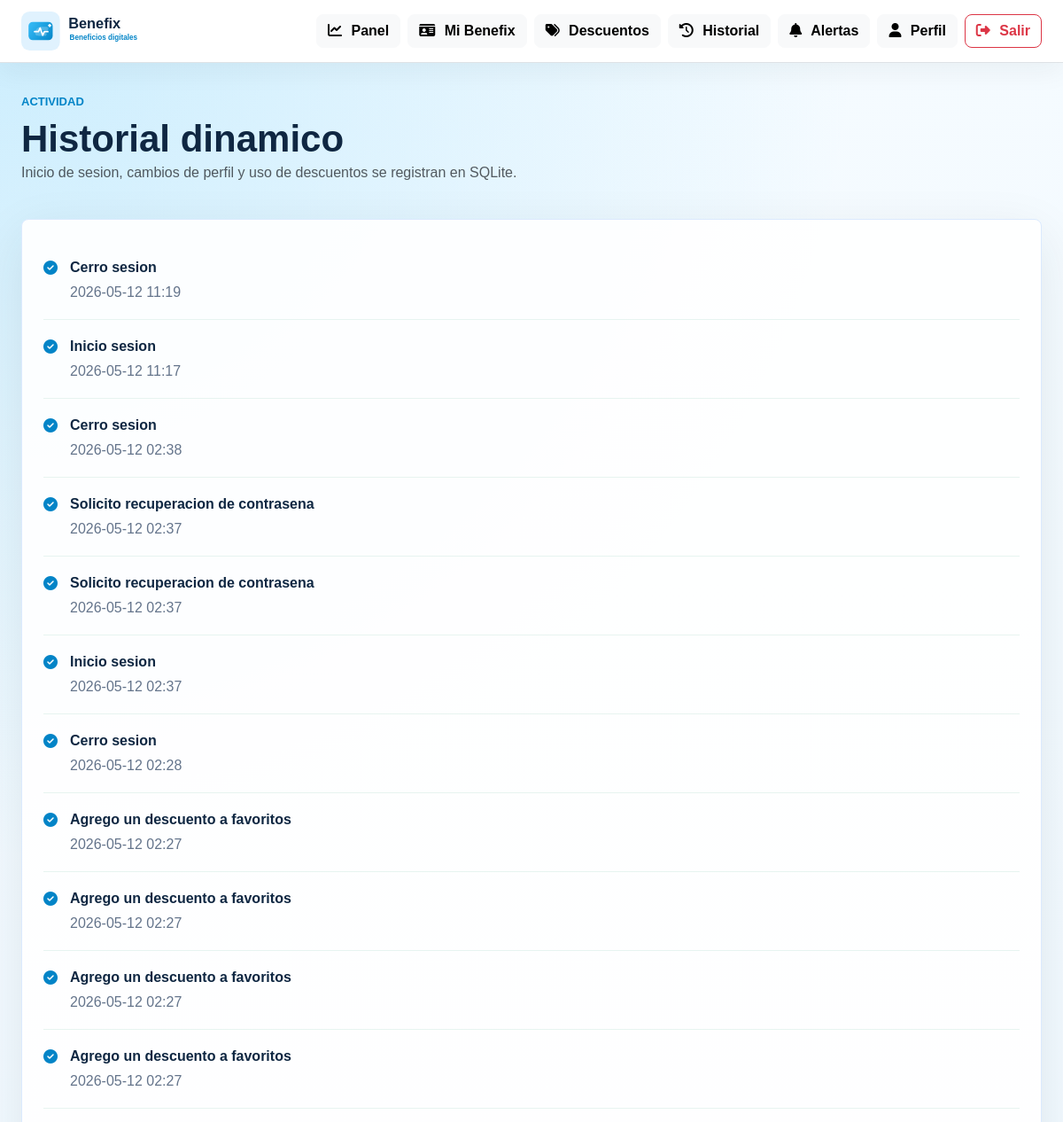
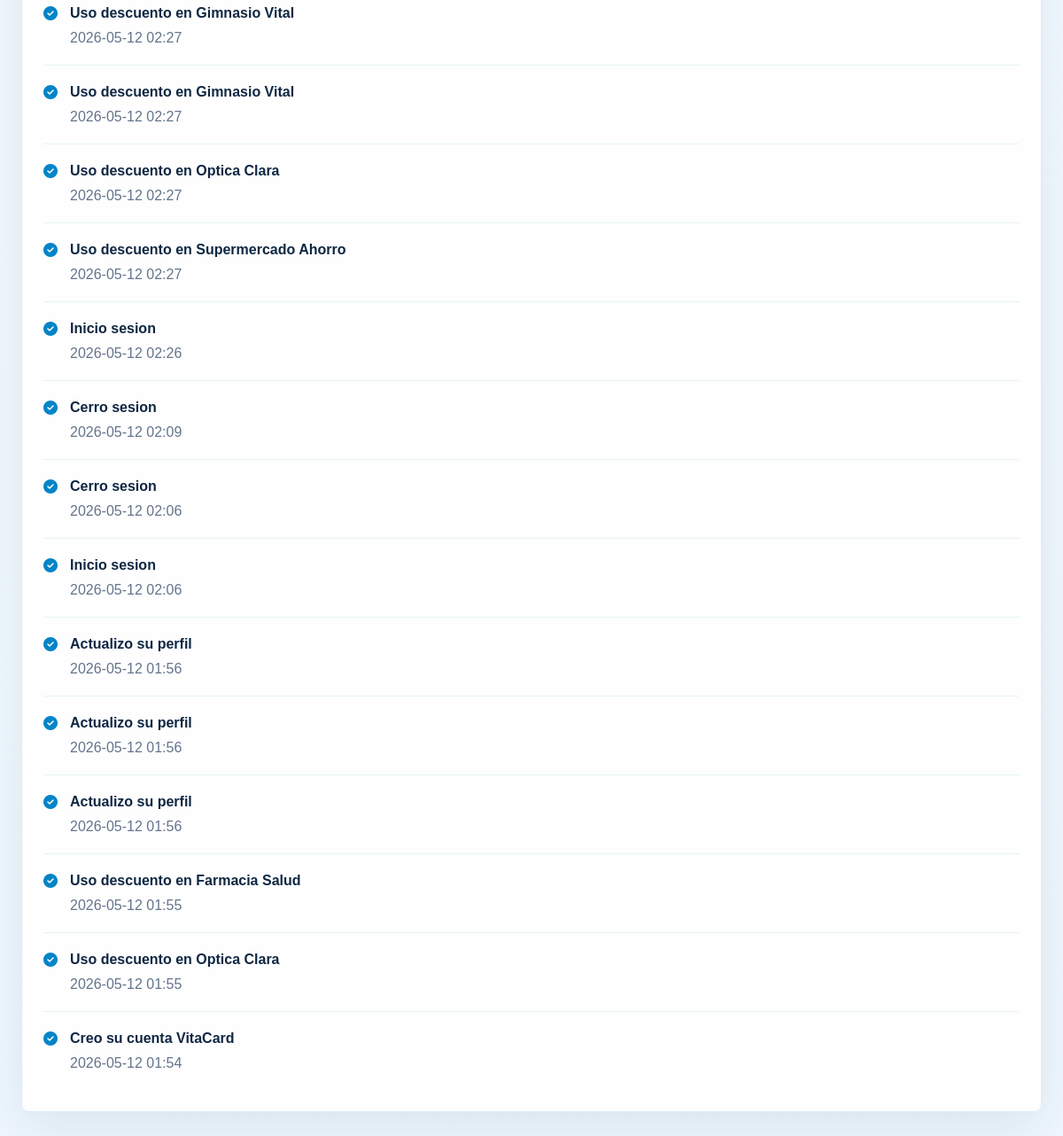
Screenshot of /historial (signed in) with the database file from the repository (2 pictures, top to bottom).
### tables this page shows
CREATE TABLE historial (
            id INTEGER PRIMARY KEY AUTOINCREMENT,
            usuario_id INTEGER NOT NULL,
            accion TEXT NOT NULL,
            fecha TEXT NOT NULL,
            FOREIGN KEY (usuario_id) REFERENCES usuarios(id)
        );

### app.py (the view)
@app.route("/historial")
@login_requerido
def historial():
    registros = get_db().execute(
        "SELECT * FROM historial WHERE usuario_id = ? ORDER BY fecha DESC",
        (session["usuario_id"],),
    ).fetchall()
    return render_template("historial.html", historial=registros)

### app.py (called while the page is built)
def get_db():
    if "db" not in g:
        g.db = sqlite3.connect(DATABASE)
        g.db.row_factory = sqlite3.Row
    return g.db

@app.teardown_appcontext
def cerrar_db(error=None):
    db = g.pop("db", None)
    if db is not None:
        db.close()

def usuario_actual():
    usuario_id = session.get("usuario_id")
    if not usuario_id:
        return None
    return get_db().execute("SELECT * FROM usuarios WHERE id = ?", (usuario_id,)).fetchone()

def login_requerido(func):
    @wraps(func)
    def wrapper(*args, **kwargs):
        if not session.get("usuario_id"):
            return redirect(url_for("login"))
        return func(*args, **kwargs)
    return wrapper

@app.context_processor
def inyectar_usuario():
    usuario = usuario_actual()
    pendientes = 0
    if usuario:
        pendientes = get_db().execute(
            "SELECT COUNT(*) FROM notificaciones WHERE usuario_id = ? AND leida = 0",
            (usuario["id"],),
        ).fetchone()[0]
    return {"usuario_sesion": usuario, "notificaciones_pendientes": pendientes}

### templates/historial.html (shortened to what this page needs)
{% extends "base.html" %}
{% block content %}
<main class="app-shell">
    <section class="hero-row">
        <div>
            <p class="eyebrow">Actividad</p>
            <h1>Historial dinamico</h1>
            <p class="text-muted">Inicio de sesion, cambios de perfil y uso de descuentos se registran en SQLite.</p>
        </div>
    </section>
    <section class="panel-card">
        {% for item in historial %}
            <div class="timeline-item big">
                <i class="fa-solid fa-circle-check"></i>
                <div>
                    <strong>{{ item.accion }}</strong>
                    <p>{{ item.fecha }}</p>
                </div>
            </div>
        {% else %}
            <p class="text-muted m-0">Todavia no tienes movimientos.</p>
        {% endfor %}
    </section>
</main>
{% endblock %}

### static/css/style.css (style rules this page uses)
:root { --green: #38bdf8; --green-dark: #0284c7; --ink: #0f2742; --muted: #64748b; --line: #dbeafe; --surface: #ffffff; --bg: #f5fbff; }
* { box-sizing: border-box; }
body { min-height: 100vh; margin: 0; background: radial-gradient(circle at top left, rgba(56, 189, 248, 0.22), transparent 34%), linear-gradient(180deg, #f5fbff 0%, #eef7ff 100%); color: var(--ink); font-family: Arial, sans-serif; }
.landing-panel, .auth-card, .panel-card, .stat-card, .discount-card, .qr-card { background: rgba(255, 255, 255, 0.92); border: 1px solid var(--line); border-radius: 8px; box-shadow: 0 18px 60px rgba(18, 48, 42, 0.09); }
.eyebrow { margin: 0 0 8px; color: var(--green-dark); font-size: 13px; font-weight: 900; letter-spacing: 0; text-transform: uppercase; }
.app-shell { width: min(1180px, calc(100% - 48px)); margin: 34px auto 70px; }
.hero-row { display: flex; align-items: end; justify-content: space-between; gap: 24px; margin-bottom: 24px; }
.hero-row h1 { margin: 0; font-size: 42px; font-weight: 900; }
.panel-card { padding: 24px; }
.list-item p, .admin-row p, .timeline-item p { margin: 4px 0 0; color: var(--muted); }
.timeline-item { display: flex; gap: 14px; padding: 14px 0; border-top: 1px solid #e7f4f0; }
.timeline-item:first-of-type { border-top: 0; }
.timeline-item.big { padding: 18px 0; }
.timeline-item i { margin-top: 4px; color: var(--green-dark); }

### rows the page displays
historial: accion "Cerro sesion", fecha "2026-05-12 11:19"
historial: accion "Inicio sesion", fecha "2026-05-12 11:17"
historial: accion "Cerro sesion", fecha "2026-05-12 02:38"
historial: accion "Solicito recuperacion de contrasena", fecha "2026-05-12 02:37"
historial: accion "Solicito recuperacion de contrasena", fecha "2026-05-12 02:37"
historial: accion "Inicio sesion", fecha "2026-05-12 02:37"
historial: accion "Cerro sesion", fecha "2026-05-12 02:28"
historial: accion "Agrego un descuento a favoritos", fecha "2026-05-12 02:27"
historial: accion "Agrego un descuento a favoritos", fecha "2026-05-12 02:27"
historial: accion "Agrego un descuento a favoritos", fecha "2026-05-12 02:27"
historial: accion "Agrego un descuento a favoritos", fecha "2026-05-12 02:27"
historial: accion "Uso descuento en Gimnasio Vital", fecha "2026-05-12 02:27"
historial: accion "Uso descuento en Gimnasio Vital", fecha "2026-05-12 02:27"
historial: accion "Uso descuento en Optica Clara", fecha "2026-05-12 02:27"
historial: accion "Uso descuento en Supermercado Ahorro", fecha "2026-05-12 02:27"
historial: accion "Inicio sesion", fecha "2026-05-12 02:26"
historial: accion "Cerro sesion", fecha "2026-05-12 02:09"
historial: accion "Cerro sesion", fecha "2026-05-12 02:06"
historial: accion "Inicio sesion", fecha "2026-05-12 02:06"
historial: accion "Actualizo su perfil", fecha "2026-05-12 01:56"
historial: accion "Actualizo su perfil", fecha "2026-05-12 01:56"
historial: accion "Actualizo su perfil", fecha "2026-05-12 01:56"
historial: accion "Uso descuento en Farmacia Salud", fecha "2026-05-12 01:55"
historial: accion "Uso descuento en Optica Clara", fecha "2026-05-12 01:55"
historial: accion "Creo su cuenta VitaCard", fecha "2026-05-12 01:54"
